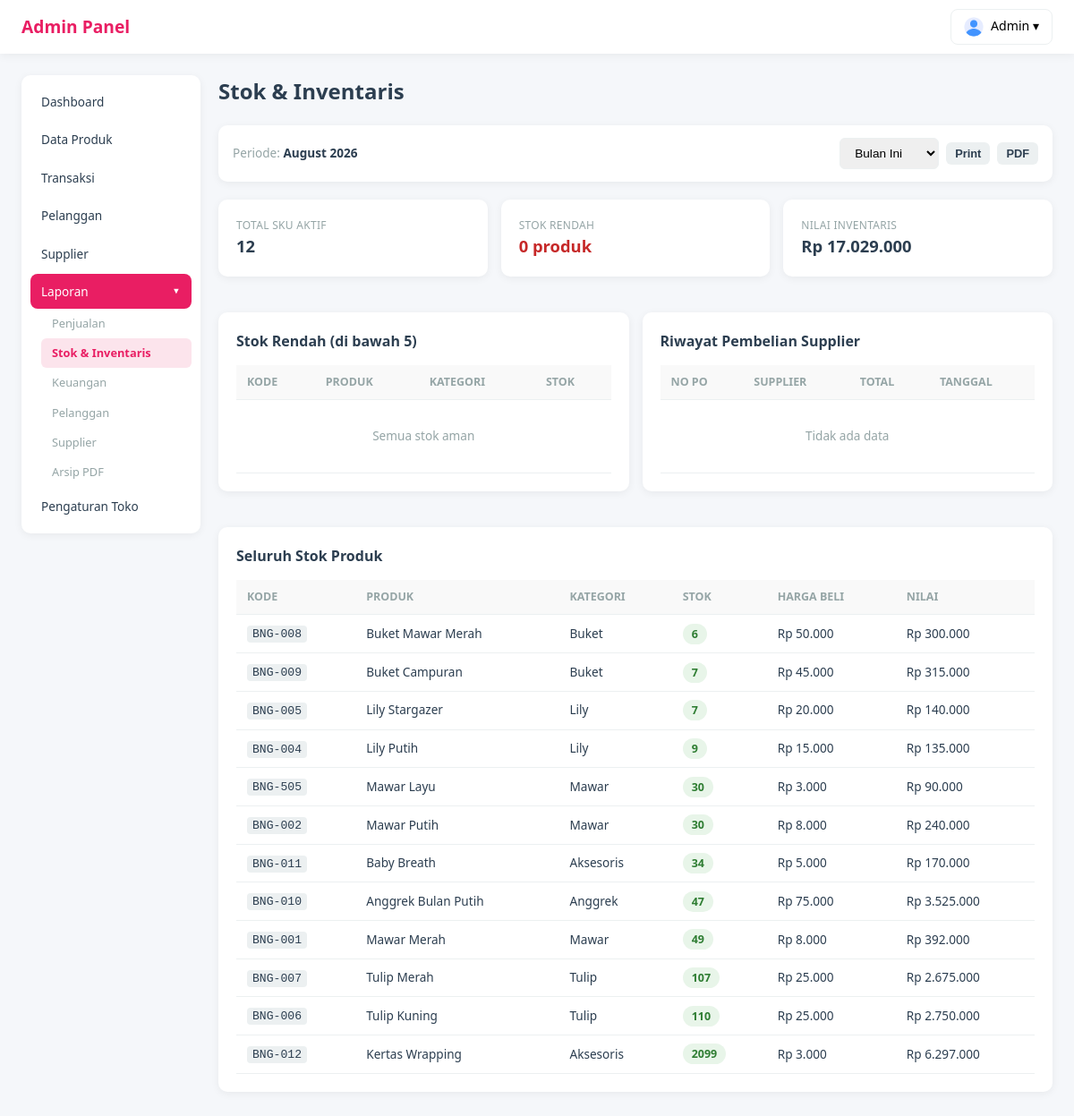
Screenshot of /be/admin/index.php?page=laporan&tab=stok with the database file from the repository.
### tables this page shows
CREATE TABLE `produk` (
  `id` int(11) NOT NULL AUTO_INCREMENT,
  `kode_bunga` varchar(50) DEFAULT NULL,
  `nama_bunga` varchar(100) NOT NULL,
  `kategori_id` int(11) NOT NULL,
  `harga_beli` decimal(12,2) NOT NULL DEFAULT 0.00,
  `harga_jual` decimal(12,2) NOT NULL DEFAULT 0.00,
  `stok` int(11) NOT NULL DEFAULT 0,
  `foto` varchar(255) DEFAULT NULL,
  `deskripsi` text DEFAULT NULL,
  `is_active` tinyint(1) NOT NULL DEFAULT 1,
  `created_at` timestamp NULL DEFAULT current_timestamp(),
  `updated_at` timestamp NULL DEFAULT current_timestamp() ON UPDATE current_timestamp(),
  PRIMARY KEY (`id`),
  UNIQUE KEY `kode_bunga` (`kode_bunga`),
  KEY `kategori_id` (`kategori_id`),
  CONSTRAINT `produk_ibfk_1` FOREIGN KEY (`kategori_id`) REFERENCES `kategori_produk` (`id`)
);

CREATE TABLE `kategori_produk` (
  `id` int(11) NOT NULL AUTO_INCREMENT,
  `nama_kategori` varchar(50) NOT NULL,
  `deskripsi` text DEFAULT NULL,
  `created_at` timestamp NULL DEFAULT current_timestamp(),
  PRIMARY KEY (`id`),
  UNIQUE KEY `nama_kategori` (`nama_kategori`)
);

### html/be/admin/pages/laporan.php (the view, shortened to what this page needs)
<?php
$tab = $_GET['tab'] ?? 'overview';
$periode = $_GET['periode'] ?? 'bulan_ini';
switch ($periode) {
    case 'bulan_ini': $dateFrom = date('Y-m-01'); $dateTo = date('Y-m-d'); $periodeLabel = date('F Y'); break;
}
$tabTitles = ['overview'=>'Laporan Penjualan','stok'=>'Stok & Inventaris','keuangan'=>'Laporan Keuangan','pelanggan'=>'Laporan Pelanggan','supplier'=>'Laporan Supplier'];
?>
<h1 class="page-title"><?php echo $tabTitles[$tab] ?? 'Laporan'; ?></h1>
<div class="card" style="padding:14px 16px;margin-bottom:20px;">
    <div style="display:flex;justify-content:space-between;align-items:center;flex-wrap:wrap;gap:10px;">
        <p style="color:var(--gray);font-size:0.85rem;margin:0;">Periode: <strong style="color:var(--dark);"><?php echo $periodeLabel; ?></strong></p>
        <form method="GET" id="laporan-form" style="display:flex;gap:8px;flex-wrap:wrap;align-items:center;">
            <select name="periode" onchange="changePeriode(this.value)" style="padding:8px 12px;border:1.5px solid var(--gray-light);border-radius:6px;font-size:0.85rem;">
                <option value="bulan_ini" <?php echo $periode==='bulan_ini'?'selected':''; ?>>Bulan Ini</option>
            </select>
            <button type="button" class="btn btn-secondary btn-sm" onclick="printReport()">Print</button>
            <button type="button" class="btn btn-secondary btn-sm" onclick="downloadPDF()">PDF</button>
        </form>
    </div>
</div>
<?php if ($tab === 'stok'): ?>
<?php
$stokList = $db->query("SELECT p.kode_bunga, p.nama_bunga, p.stok, p.harga_beli, k.nama_kategori FROM produk p LEFT JOIN kategori_produk k ON p.kategori_id = k.id WHERE p.is_active = 1 ORDER BY p.stok ASC")->fetchAll();
$stokMinimum = (int)($_settings['stok_minimum_alert'] ?? 5);
$lowStok = array_filter($stokList, fn($p) => $p['stok'] <= $stokMinimum);
$totalNilaiStok = array_sum(array_map(fn($p) => $p['stok'] * $p['harga_beli'], $stokList));
$riwayatBeli = $db->prepare("SELECT ps.no_pembelian, ps.tanggal, ps.total, s.nama as supplier_nama FROM pembelian_stok ps LEFT JOIN supplier s ON s.id = ps.supplier_id WHERE DATE(ps.tanggal) BETWEEN :dari AND :sampai ORDER BY ps.tanggal DESC LIMIT 20");
$riwayatBeli->execute([':dari'=>$dateFrom,':sampai'=>$dateTo]);
$riwayatBeli = $riwayatBeli->fetchAll();
?>
<div class="summary-grid" style="margin-bottom:20px;">
    <div class="card summary-card"><div><p class="summary-label">Total SKU Aktif</p><p class="summary-value"><?php echo count($stokList); ?></p></div></div>
    <div class="card summary-card"><div><p class="summary-label">Stok Rendah</p><p class="summary-value" style="color:#c62828;"><?php echo count($lowStok); ?> produk</p></div></div>
    <div class="card summary-card"><div><p class="summary-label">Nilai Inventaris</p><p class="summary-value">Rp <?php echo number_format($totalNilaiStok,0,',','.'); ?></p></div></div>
</div>
<div style="display:grid;grid-template-columns:1fr 1fr;gap:15px;margin-bottom:20px;">
    <div class="card"><h3>Stok Rendah (di bawah <?php echo $stokMinimum; ?>)</h3>
        <div class="table-wrapper"><table class="table"><thead><tr><th>Kode</th><th>Produk</th><th>Kategori</th><th>Stok</th></tr></thead><tbody>
            <?php if (empty($lowStok)): ?><tr><td colspan="4" class="empty">Semua stok aman</td></tr><?php endif; ?>
        </tbody></table></div>
    </div>
    <div class="card"><h3>Riwayat Pembelian Supplier</h3>
        <div class="table-wrapper"><table class="table"><thead><tr><th>No PO</th><th>Supplier</th><th>Total</th><th>Tanggal</th></tr></thead><tbody>
            <?php if (empty($riwayatBeli)): ?><tr><td colspan="4" class="empty">Tidak ada data</td></tr><?php endif; ?>
        </tbody></table></div>
    </div>
</div>
<div class="card"><h3>Seluruh Stok Produk</h3>
    <div class="table-wrapper"><table class="table"><thead><tr><th>Kode</th><th>Produk</th><th>Kategori</th><th>Stok</th><th>Harga Beli</th><th>Nilai</th></tr></thead><tbody>
        <?php foreach ($stokList as $p): $nilai=$p['stok']*$p['harga_beli']; ?><tr><td><code><?php echo $p['kode_bunga']; ?></code></td><td><?php echo htmlspecialchars($p['nama_bunga']); ?></td><td><?php echo $p['nama_kategori']??'-'; ?></td><td><span class="badge <?php echo $p['stok']<=$stokMinimum?'badge-danger':'badge-ok'; ?>"><?php echo $p['stok']; ?></span></td><td>Rp <?php echo number_format($p['harga_beli'],0,',','.'); ?></td><td>Rp <?php echo number_format($nilai,0,',','.'); ?></td></tr><?php endforeach; ?>
    </tbody></table></div>
</div>
<?php endif; ?>

### html/be/admin/css/admin.css (style rules this page uses)
* { margin: 0; padding: 0; box-sizing: border-box; }
:root { --primary: #e91e63; --primary-dark: #c2185b; --primary-light: #fce4ec; --secondary: #4caf50; --warning: #ff9800; --danger: #f44336; --dark: #2c3e50; --gray: #95a5a6; --gray-light: #ecf0f1; --white: #ffffff; --radius: 10px; --shadow: 0 2px 10px rgba(0, 0, 0, 0.06); }
body { font-family: 'Segoe UI', Tahoma, Geneva, Verdana, sans-serif; background: #f5f7fa; color: var(--dark); line-height: 1.5; }
.page-title { font-size: 1.5rem; font-weight: 700; margin-bottom: 20px; }
.card { background: var(--white); border-radius: var(--radius); padding: 20px; box-shadow: var(--shadow); margin-bottom: 20px; }
.card h3 { font-size: 1rem; margin-bottom: 15px; color: var(--dark); }
.summary-grid { display: grid; grid-template-columns: repeat(auto-fit, minmax(180px, 1fr)); gap: 15px; margin-bottom: 20px; }
.summary-card { display: flex; align-items: center; gap: 12px; }
.summary-label { font-size: 0.75rem; color: var(--gray); text-transform: uppercase; letter-spacing: 0.3px; }
.summary-value { font-size: 1.15rem; font-weight: 700; }
.btn { padding: 9px 16px; border: none; border-radius: 6px; font-size: 0.85rem; font-weight: 600; cursor: pointer; text-decoration: none; display: inline-flex; align-items: center; gap: 4px; transition: opacity 0.2s; }
.btn-secondary { background: var(--gray-light); color: var(--dark); }
.btn-sm { padding: 5px 10px; font-size: 0.8rem; }
.table-wrapper { overflow-x: auto; }
.table { width: 100%; border-collapse: collapse; font-size: 0.85rem; }
.table th, .table td { padding: 10px 12px; text-align: left; border-bottom: 1px solid var(--gray-light); }
.table th { background: #f9f9f9; font-weight: 600; font-size: 0.78rem; text-transform: uppercase; color: var(--gray); }
.table .empty { text-align: center; color: var(--gray); padding: 30px; }
.table code { background: var(--gray-light); padding: 2px 6px; border-radius: 4px; font-size: 0.82rem; }
.badge { padding: 3px 10px; border-radius: 12px; font-size: 0.78rem; font-weight: 600; }
.badge-ok { background: #e8f5e9; color: #2e7d32; }

### rows the page displays
produk: kode_bunga "BNG-008", nama_bunga "Buket Mawar Merah", kategori.nama_kategori "Buket", stok "6", harga_beli "50.000", nilai "300.000"
produk: kode_bunga "BNG-009", nama_bunga "Buket Campuran", kategori.nama_kategori "Buket", stok "7", harga_beli "45.000", nilai "315.000"
produk: kode_bunga "BNG-005", nama_bunga "Lily Stargazer", kategori.nama_kategori "Lily", stok "7", harga_beli "20.000", nilai "140.000"
produk: kode_bunga "BNG-004", nama_bunga "Lily Putih", kategori.nama_kategori "Lily", stok "9", harga_beli "15.000", nilai "135.000"
produk: kode_bunga "BNG-505", nama_bunga "Mawar Layu", kategori.nama_kategori "Mawar", stok "30", harga_beli "3.000", nilai "90.000"
produk: kode_bunga "BNG-002", nama_bunga "Mawar Putih", kategori.nama_kategori "Mawar", stok "30", harga_beli "8.000", nilai "240.000"
produk: kode_bunga "BNG-011", nama_bunga "Baby Breath", kategori.nama_kategori "Aksesoris", stok "34", harga_beli "5.000", nilai "170.000"
produk: kode_bunga "BNG-010", nama_bunga "Anggrek Bulan Putih", kategori.nama_kategori "Anggrek", stok "47", harga_beli "75.000", nilai "3.525.000"
produk: kode_bunga "BNG-001", nama_bunga "Mawar Merah", kategori.nama_kategori "Mawar", stok "49", harga_beli "8.000", nilai "392.000"
produk: kode_bunga "BNG-007", nama_bunga "Tulip Merah", kategori.nama_kategori "Tulip", stok "107", harga_beli "25.000", nilai "2.675.000"
produk: kode_bunga "BNG-006", nama_bunga "Tulip Kuning", kategori.nama_kategori "Tulip", stok "110", harga_beli "25.000", nilai "2.750.000"
produk: kode_bunga "BNG-012", nama_bunga "Kertas Wrapping", kategori.nama_kategori "Aksesoris", stok "2099", harga_beli "3.000", nilai "6.297.000"

### other values shown
$_SESSION['user']['username'] "Admin"
$tabTitles[$tab] "Stok & Inventaris"
$periodeLabel "August 2026"
count($stokList) "12"
count($lowStok) "0"
$totalNilaiStok "17.029.000"
$stokMinimum "5"
